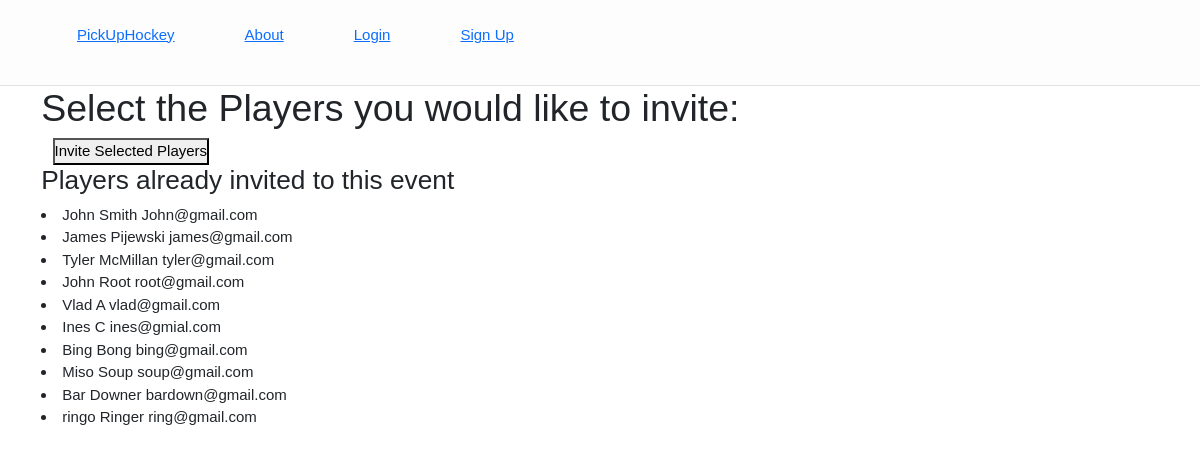
Screenshot of /organize/dashboard/12/send-invites with the database file from the repository.
### pickuphockey/models.py (models this page shows, shortened)
class Invitation(models.Model):
    host = models.ForeignKey(User, on_delete= models.CASCADE, default= 1)
    guest = models.ForeignKey(Player, on_delete=models.CASCADE)
    event = models.ForeignKey(Skate, on_delete=models.CASCADE)
    date_invited = models.DateTimeField(auto_now_add=True)
    STATUS_CHOICES = [
        ('Yes','Yes'),
        ('No','No'),
        ('Waitlist','Put me on the waitlist'),
    ]
    will_you_attend = models.CharField(max_length=256, choices=STATUS_CHOICES, default ='No')
    class Meta():
        unique_together= ("guest", "event")

class Player(models.Model):
    first_name = models.CharField(max_length=150, default= None)
    last_name = models.CharField(max_length=150, default= None)
    email = models.EmailField(max_length=150, default= None)
    skill = models.DecimalField(max_digits=4, decimal_places=1)
    created_by = models.ForeignKey(User, on_delete= models.CASCADE, default= 1)
    class Meta():
        unique_together= ("created_by", "email")

### OrgDash/views.py (the view)
# urls.py: path('dashboard/<int:pk>/send-invites', views.SendInvites, name = 'send_invites'),
def SendInvites(request,pk): #TODO needs to email invitations
    active_user = request.user.pk
    active_event = Skate.objects.get(pk=pk)
    my_players = Player.objects.filter(created_by=active_user)
    existing_invites = Invitation.objects.filter(event=active_event)
    existing_guest_emails =[invite.guest.email for invite in existing_invites]
    players_not_yet_invited =[]
    for player in my_players:
        if player.email not in existing_guest_emails:
            players_not_yet_invited.append(player)
    context = {'my_players':my_players, 'event': active_event, 'players_not_yet_invited': players_not_yet_invited, 'existing_invites':existing_invites}
    if request.method == 'POST':
        selected_player_ids = request.POST.getlist('selected_players')
        for player_id in selected_player_ids:
            player = Player.objects.get(pk=player_id)
            invite_data = {'host': request.user, 'guest': player,'event': active_event}
            invite = Invitation(**invite_data)
            invite.save()
        return redirect(reverse('OrgDash:event_detail' ,args=[pk]), context)
    else:
        return render(request, 'OrgDash/send_invites.html', context)

### OrgDash/templates/OrgDash/send_invites.html (shortened to what this page needs)
{% extends 'base.html' %}
{% block body_block %}
<h1>Select the Players you would like to invite:</h1>
<div class="container">
    <form method="POST" action="" >
<button type="submit" >Invite Selected Players</button>
</div>
<h3>Players already invited to this event</h3>
{% for invite in existing_invites %}
<li>{{invite.guest.first_name}} {{invite.guest.last_name}} {{invite.guest.email}}</li>
{% endfor %}
{% endblock %}

### pickuphockey/static/pickuphockey.css (style rules this page uses)
* { font-family: 'Manrope', sans-serif !important; box-sizing: border-box; margin:0; padding:0; font-size:15px; }

### rows the page displays
Invitation: guest.first_name "John", guest.last_name "Smith", guest.email "John@gmail.com"
Invitation: guest.first_name "James", guest.last_name "Pijewski", guest.email "james@gmail.com"
Invitation: guest.first_name "Tyler", guest.last_name "McMillan", guest.email "tyler@gmail.com"
Invitation: guest.first_name "John", guest.last_name "Root", guest.email "root@gmail.com"
Invitation: guest.first_name "Vlad", guest.last_name "A", guest.email "vlad@gmail.com"
Invitation: guest.first_name "Ines", guest.last_name "C", guest.email "ines@gmial.com"
Invitation: guest.first_name "Bing", guest.last_name "Bong", guest.email "bing@gmail.com"
Invitation: guest.first_name "Miso", guest.last_name "Soup", guest.email "soup@gmail.com"
Invitation: guest.first_name "Bar", guest.last_name "Downer", guest.email "bardown@gmail.com"
Invitation: guest.first_name "ringo", guest.last_name "Ringer", guest.email "ring@gmail.com"
